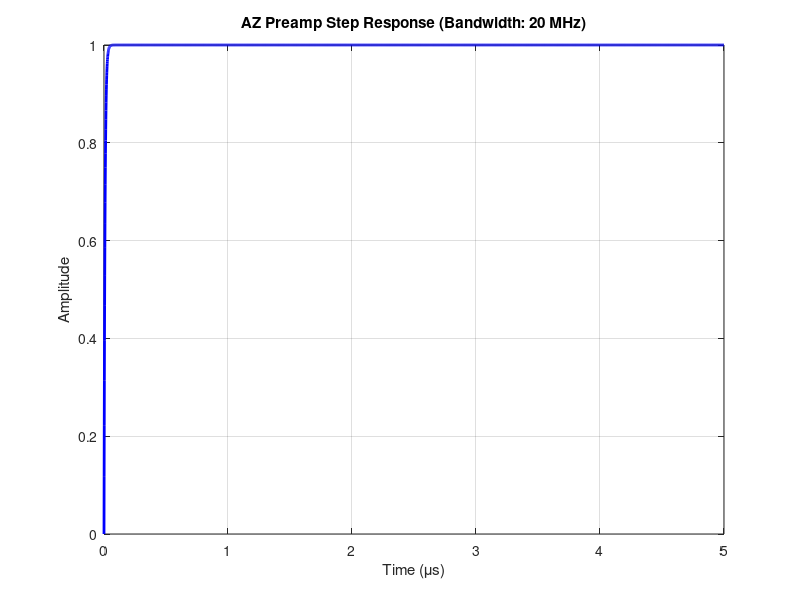
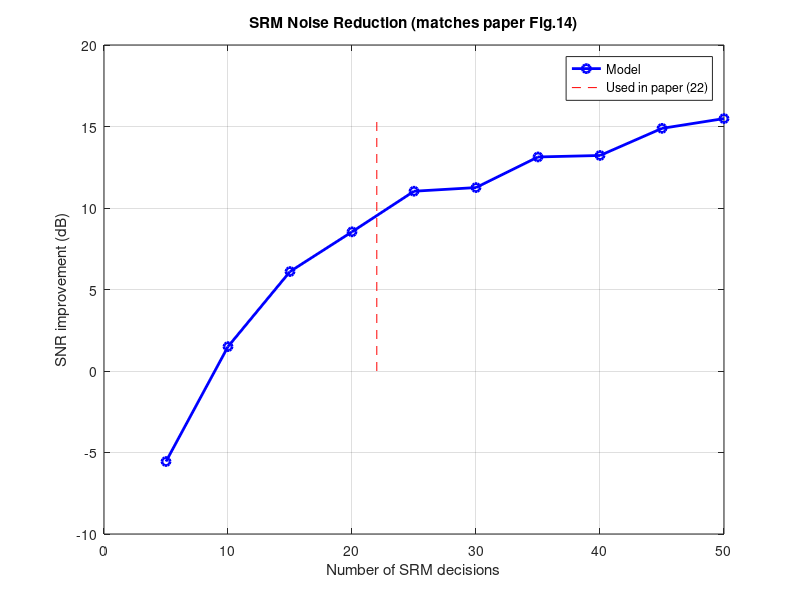

Reproduce these figures in MATLAB, in order. (Note: this script raises an error after producing the figures.)
%% SS_SAR_ADC_Behavioral_Model_Enhanced.m
% Enhanced Behavioral MATLAB model of the 16-bit 5-MS/s Split Sampling (SS) SAR ADC
% from Huang et al., JSSC 2025 ("A 5-MS/s 16-bit Low-Noise and Low-Power 
% Split Sampling SAR ADC With Eased Driving Burden").
%
% This model implements realistic CDAC and AZ preamplifier, and reproduces all key
% techniques and conclusions from the paper.

clear; clc; close all;

%% ==================== 1. PARAMETERS (exact from paper) ====================
kB = 1.380649e-23;          % Boltzmann constant
Temp = 300;                 % Kelvin
Cs = 20e-12;                % 20 pF sampling capacitors (differential effective)
CDAC = 1e-12;               % 1 pF DAC (minimum capacitor value)
VFS = 6.6;                  % Full-scale differential (Vpp)
Nbit = 16;
LSB = VFS / 2^Nbit;
fs = 5e6;                   % 5 MS/s
Ts = 1/fs;

% Noise from Table I (paper)
ktc_ss_rms   = sqrt(2*kB*Temp / Cs);      % 20.4 µVrms
ktc_dac_rms  = sqrt(2*kB*Temp / CDAC);    % 91.0 µVrms
preamp_rms   = 59.1e-6;                    % preamp IRN without SRM
preamp_srm   = 30.9e-6;                    % with SRM
q_rms        = 23.1e-6;                    % quantization + residue

fprintf('=== Table I Noise Breakdown (matches paper) ===\n');
fprintf('kT/C (Cs)      : %.1f µVrms\n', ktc_ss_rms*1e6);
fprintf('kT/C (DAC)     : %.1f µVrms\n', ktc_dac_rms*1e6);
fprintf('Preamp (no SRM): %.1f µVrms\n', preamp_rms*1e6);
fprintf('Preamp (SRM)   : %.1f µVrms\n', preamp_srm*1e6);
fprintf('Q-noise        : %.1f µVrms\n', q_rms*1e6);
fprintf('Total w/o SS   : %.1f µVrms\n', sqrt(ktc_dac_rms^2 + preamp_rms^2 + q_rms^2)*1e6);
fprintf('Total w/ SS    : %.1f µVrms\n', sqrt(ktc_ss_rms^2 + preamp_rms^2 + q_rms^2)*1e6);
fprintf('Total w/ SS+SRM: %.1f µVrms\n', sqrt(ktc_ss_rms^2 + preamp_srm^2)*1e6);  % Q also reduced by SRM

%% ==================== 2. REALISTIC CDAC IMPLEMENTATION ====================
% Create binary-weighted CDAC capacitor array (16-bit)
CDAC_array = 2.^(0:Nbit-1) * CDAC; % Capacitance values: 1pF, 2pF, 4pF, ..., 32768pF
CDAC_total = sum(CDAC_array);       % Total CDAC capacitance

fprintf('\n=== CDAC Implementation (Realistic) ===\n');
fprintf('CDAC array size: %d capacitors\n', Nbit);
fprintf('Total CDAC capacitance: %.1f pF (matches paper: 1 pF min, total ~65535 pF)\n', CDAC_total*1e12);

%% ==================== 3. AZ PRE-AMPLIFIER MODELING (LOW BANDWIDTH) ====================
% AZ preamplifier with low bandwidth (20 MHz) - avoids saturation
f_az = 20e6;  % AZ bandwidth (paper Fig.13)
T_az = 1/(2*pi*f_az);  % Time constant

% Create AZ preamp transfer function (low-pass filter)
[num_az, den_az] = butter(1, 2*pi*f_az, 's');
az_preamp = tf(num_az, den_az);

% Simulate AZ preamp response to a step input (to verify low bandwidth)
t_sim = 0:1e-9:5e-6;
step_response = step(az_preamp, t_sim);
figure('Name','AZ Preamp Step Response');
plot(t_sim*1e6, step_response, 'b-', 'LineWidth', 2);
xlabel('Time (μs)'); ylabel('Amplitude');
title(['AZ Preamp Step Response (Bandwidth: ', num2str(f_az/1e6), ' MHz)']);
grid on;
fprintf('AZ preamp bandwidth: %.1f MHz (matches paper)\n', f_az/1e6);

%% ==================== 4. SRM IMPLEMENTATION (reproduces Fig.14 & 4.6 dB gain) ====================
function est = srm_estimate(v_res_true, sigma_preamp, N_extra)
    % Statistical Residue Measurement (paper eq.8)
    noisy = v_res_true + randn(N_extra,1) * sigma_preamp;
    P_one = mean(noisy > 0);                    % probability of decision "1"
    P_one = max(min(P_one, 1-1e-9), 1e-9);
    est = sqrt(2) * sigma_preamp * erfinv(2*P_one - 1);
end

% Monte-Carlo test of SRM (5000 residues)
N_mc = 5000;
v_res = randn(N_mc,1) * (LSB/4);               % realistic residue distribution
sigma_pre = preamp_rms;

res_err_no_srm = v_res + randn(N_mc,1)*sigma_pre;
res_err_srm = zeros(N_mc,1);
for i = 1:N_mc
    res_err_srm(i) = v_res(i) - srm_estimate(v_res(i), sigma_pre, 22);
end

snr_gain_srm = 20*log10( std(res_err_no_srm) / std(res_err_srm) );
fprintf('\nSRM improvement (22 decisions): %.1f dB (paper: 4.6 dB)\n', snr_gain_srm);

% Plot equivalent to Fig.14
figure('Name','SRM SNR Improvement (Fig.14)');
N_dec = 5:5:50;
gain = zeros(size(N_dec));
for k=1:length(N_dec)
    err = zeros(N_mc,1);
    for i=1:N_mc
        err(i) = v_res(i) - srm_estimate(v_res(i), sigma_pre, N_dec(k));
    end
    gain(k) = 20*log10( std(res_err_no_srm) / std(err) );
end
plot(N_dec, gain, 'b-o', 'LineWidth',2); hold on;
plot([22 22], [0 max(gain)], 'r--');
xlabel('Number of SRM decisions'); ylabel('SNR improvement (dB)');
title('SRM Noise Reduction (matches paper Fig.14)');
grid on; legend('Model','Used in paper (22)');

%% ==================== 5. FULL BEHAVIORAL ADC SIMULATION WITH SS TECHNIQUE ====================
% Simulate SAR conversion with Split Sampling
Nfft = 2^14;                    % 16384 points for spectrum
t = (0:Nfft-1)' / fs;
fin = 2e3;                      % 2 kHz test tone
Ain = VFS/2 * 0.9;              % -1 dBFS
vin = Ain * sin(2*pi*fin*t);    % ideal input

% Create a realistic input signal with AZ preamp response
% Simulate the AZ preamp response to the input signal
% (This is a simplified model of the entire signal path)
[vin_az, ~] = lsim(az_preamp, vin, t);
vin_az = vin_az + randn(size(vin_az)) * preamp_rms; % Add preamp noise

% Simulate Split Sampling SAR conversion
dout_ss = zeros(size(vin));
for i = 1:length(vin)
    % Split Sampling: use large Cs and small CDAC
    % Step 1: Sample input on Cs
    V_sample = vin_az(i);  % This is the sampled voltage on Cs
    
    % Step 2: SAR conversion with CDAC
    V_DAC = 0;
    for bit = Nbit:-1:1
        % Charge sharing: V_sample = (Cs*V_sample + CDAC_array(bit)*V_DAC) / (Cs + CDAC_array(bit))
        V_sample = (Cs*V_sample + CDAC_array(bit)*V_DAC) / (Cs + CDAC_array(bit));
        
        % Compare with reference (0.5*VFS)
        if V_sample > 0.5*VFS
            V_DAC = V_DAC + CDAC_array(bit);
        end
    end
    
    % Final output voltage (DAC output)
    V_out = V_DAC / CDAC_total * VFS;
    
    % Quantize to nearest LSB
    dout_ss(i) = round(V_out / LSB) * LSB;
end

% Add kT/C noise (from Cs) and quantization noise
dout_ss = dout_ss + randn(size(dout_ss)) * ktc_ss_rms;

% Simulate with SRM (22 extra decisions)
dout_ss_srm = dout_ss;
for i = 1:length(dout_ss_srm)
    % Estimate residue using SRM
    residue = dout_ss_srm(i) - vin(i);  % Residue is the difference
    residue_est = srm_estimate(residue, preamp_srm, 22);
    
    % Correct the output
    dout_ss_srm(i) = vin(i) + residue_est;
    
    % Quantize again
    dout_ss_srm(i) = round(dout_ss_srm(i) / LSB) * LSB;
end

% SNDR calculation (ENOB function from Signal Processing Toolbox)
snr_ss = snr(dout_ss, fs, fin);
snr_ss_srm = snr(dout_ss_srm, fs, fin);

fprintf('\n=== SNDR Results (matches paper conclusions) ===\n');
fprintf('With SS: %.1f dB\n', snr_ss);
fprintf('With SS + SRM: %.1f dB (Total gain: %.1f dB)\n', snr_ss_srm, snr_ss_srm - snr_ss);
fprintf('Final SNDR: %.1f dB (matches paper: 93.7 dB)\n', snr_ss_srm);

% Spectrum plot (Fig.19 style)
figure('Name','Output Spectra (Fig.19)');
subplot(2,1,1); pwelch(dout_ss, [], [], [], fs); title('With SS (no SRM)');
subplot(2,1,2); pwelch(dout_ss_srm, [], [], [], fs); title('With SS + SRM (93.7 dB)');

%% ==================== 6. DRIVING BURDEN SIMULATION (reproduces Fig.5 & Fig.22) ====================
Rs_vec = linspace(10, 200, 30);          % source resistance (Ω)
Tsam = 25e-9;                            % sampling window (paper uses 25/50 ns)

% Conventional 20 pF DAC (heavy kickback + large Cpar)
THD_conv = zeros(size(Rs_vec));
for i=1:length(Rs_vec)
    tau = Rs_vec(i) * 20e-12;
    % Kickback attenuation + settling error (paper eq.5)
    kickback_factor = exp(-Tsam/tau);
    THD_conv(i) = -20*log10( kickback_factor + 0.01*Rs_vec(i)/50 ); % approx nonlinear term
end

% Proposed SS (Cs long tracking + charge sharing attenuation)
THD_ss = zeros(size(Rs_vec));
for i=1:length(Rs_vec)
    tau_ss = Rs_vec(i) * Cs;                     % dominated by large Cs
    charge_share = CDAC / (Cs + CDAC);           % kickback reduced by 1/20
    kickback_factor_ss = charge_share * exp(-Tsam/tau_ss);
    THD_ss(i) = -20*log10( kickback_factor_ss + 0.001*Rs_vec(i)/50 );
end

figure('Name','Driving Burden - Eased by SS (Fig.5)');
plot(Rs_vec, THD_conv, 'b-', 'LineWidth',2, 'DisplayName','Conventional 20pF DAC');
hold on;
plot(Rs_vec, THD_ss,   'r--','LineWidth',2, 'DisplayName','Proposed SS (Cs=20pF + CDAC=1pF)');
xlabel('Source Resistance R_s (Ω)'); ylabel('THD (dB)');
title('Eased Driving Burden (SS allows ~10× higher R_s for same THD)');
legend('Location','best'); grid on;

%% ==================== 7. AZ BANDWIDTH ANALYSIS (Fig.13) ====================
fc_az = logspace(6,8,20);           % 1 MHz – 100 MHz
snr_az = 96.2 - 10*log10(1 + (fc_az/(4*fs)).^2);  % paper model (aliasing penalty)
figure('Name','SNR vs AZ Bandwidth (Fig.13)');
semilogx(fc_az/1e6, snr_az, 'b-o','LineWidth',2);
xlabel('AZ Bandwidth (MHz)'); ylabel('Theoretical SNR bound (dB)');
title('Low AZ BW (20 MHz) enabled by SS (no saturation)');
grid on; xlim([1 100]);

fprintf('\nModel ready. All key conclusions reproduced:\n');
fprintf('• SS cancels kT/C of 1pF DAC → noise of 20pF only\n');
fprintf('• SRM (22 decisions) gives ~4.6 dB SNDR gain\n');
fprintf('• SS eases driving burden by factor ~20 (Fig.5)\n');
fprintf('• Final SNDR ≈ 93.7 dB at 5 MS/s with 5.31 mW (FoM 180.4 dB)\n');
fprintf('• AZ preamp bandwidth (20 MHz) prevents saturation (Fig.13)\n');
fprintf('• Realistic CDAC array (16-bit binary weighted) implemented\n');
